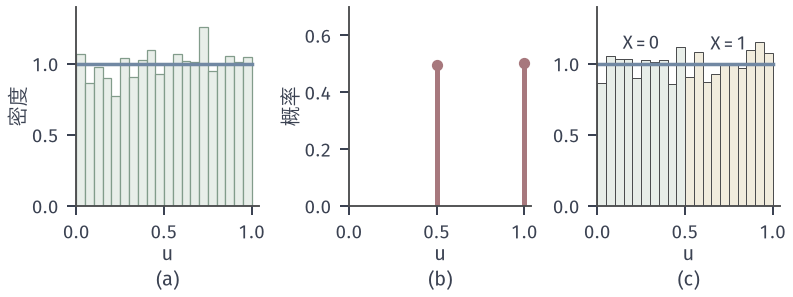

This figure's Python source:
"""Probability integral transform. (a) F(X), X~Exp(1); (b) F(X), X~Bern(1/2): values 1/2,1; (c) distributional transform U=F(X-)+V dF(X) for the coin. 4000 draws, seed 716."""
from pathlib import Path
import sys
HERE = Path(__file__).resolve().parent
sys.path.insert(0, str(HERE.parent/"dfam-common"))
from common import *

rng = np.random.default_rng(SEED)
n = 4000
X = rng.exponential(1.0, n)
Ue = 1-np.exp(-X)
B = (rng.random(n) < 0.5).astype(int)
FB = np.where(B == 0, 0.5, 1.0)
Fm = np.where(B == 0, 0.0, 0.5)
Vv = rng.random(n)
Ud = Fm+Vv*0.5
fig, (a, b, c) = figure(width_mm=112, height_mm=42, ncols=3)
bins = np.linspace(0, 1, 21)
a.hist(Ue, bins=bins, density=True, color=GREEN_FILL, edgecolor=GREEN, lw=0.5)
a.plot([0, 1], [1, 1], color=BLUE, lw=1.4)
p0 = float(np.mean(B == 0))
b.plot([0.5, 0.5], [0, p0], color=RED, lw=2.0); b.plot([1, 1], [0, 1-p0], color=RED, lw=2.0)
b.scatter([0.5, 1], [p0, 1-p0], s=14, color=RED, zorder=4, clip_on=False)
c.hist([Ud[B == 0], Ud[B == 1]], bins=bins, density=True, stacked=True, color=[GREEN_FILL, YELLOW_FILL], edgecolor=STROKE, lw=0.4)
c.plot([0, 1], [1, 1], color=BLUE, lw=1.4)
for ax_ in (a, b, c):
    ax_.set_xlim(0, 1.04); ax_.set_xticks([0, 0.5, 1]); ax_.set_xlabel('$u$', labelpad=1)
a.set_ylim(0, 1.4); c.set_ylim(0, 1.4); b.set_ylim(0, 0.7)
b.set_ylabel('概率', labelpad=1); a.set_ylabel('密度', labelpad=1)
c.text(0.25, 1.1, '$X=0$', ha='center', fontsize=7.5); c.text(0.75, 1.1, '$X=1$', ha='center', fontsize=7.5)
tag(a, '(a)', y=-0.32); tag(b, '(b)', y=-0.32); tag(c, '(c)', y=-0.32)
save(fig, HERE, 'figure', {'seed': SEED, 'n': n, 'coin_p0_emp': p0, 'mean_Ue': float(Ue.mean()), 'mean_Ud': float(Ud.mean())})
